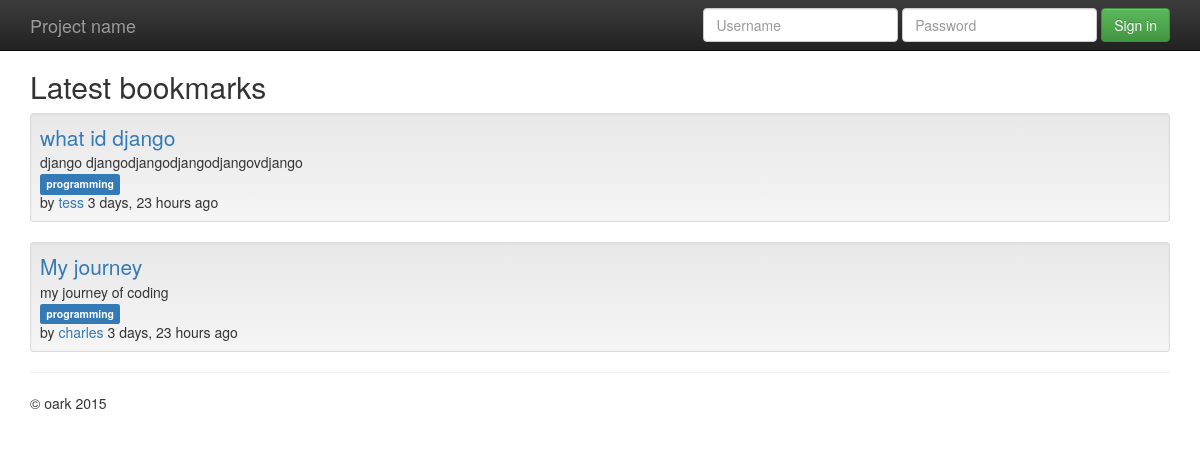
Screenshot of /bookmarksapp/ with the database file from the repository.
### bookmarksapp/models.py (models this page shows, shortened)
@python_2_unicode_compatible
class Bookmark(models.Model):
    url = models.URLField()
    title = models.CharField('title', max_length=255)
    description = models.TextField('description', blank=True)
    is_public = models.BooleanField('public', default=True)
    date_created = models.DateTimeField('date created')
    date_updated = models.DateTimeField('date updated')
    owner = models.ForeignKey(User, verbose_name='owner',
        related_name='bookmarks')
    tags = models.ManyToManyField(Tag, blank=True)
    objects = models.Manager()
    public = PublicBookmarkManager()
    class Meta:
        verbose_name = 'bookmark'
        verbose_name_plural = 'bookmarks'
        ordering = ['-date_created']

@python_2_unicode_compatible
class Tag(models.Model):
    name = models.CharField(max_length=50, unique=True)
    class Meta:
        verbose_name = 'tag'
        verbose_name_plural = 'tags'
        ordering = ['name']
    def __str__(self):
        return self.name

### bookmarksapp/views.py (the view)
def bookmark_list(request):
    bookmarks = Bookmark.public.all()
    context = {'bookmarks': bookmarks}
    return render(request, 'bookmarksapp/bookmark_list.html', context)

### bookmarksapp/models.py (called while the page is built)
    def get_queryset(self):
        qs = super(PublicBookmarkManager, self).get_queryset()
        return qs.filter(is_public=True)

### bookmarksapp/templates/bookmarksapp/bookmark_list.html (shortened to what this page needs)
{% extends "base.html" %}
{% block heading %}
  <h2>Latest bookmarks</h2>
{% endblock %}
{% block content %}
  <ul class="list-unstyled">
  {% for bookmark in bookmarks %}
    <li class="well well-sm">{% include "bookmarksapp/bookmark.html" %}</li>
  {% empty %}
    <li>No bookmarks. :(</li>
  {% endfor %}
  </ul>
{% endblock %}

### templates/base.html (shortened to what this page needs)
{% load staticfiles %}
<!doctype html>
 <html class="no-js" lang="">
    <head>
        <link rel="stylesheet" href="{% static "css/bootstrap.min.css"%}">
        <link rel="stylesheet" href="{% static "css/bootstrap-theme.min.css" %}">
        <link rel="stylesheet" href="{% static "css/main.css" %}">
    </head>
    <body>
    <nav class="navbar navbar-inverse navbar-fixed-top" role="navigation">
      <div class="container">
        <div class="navbar-header">
          <a class="navbar-brand" href="#">Project name</a>
        </div>
        <div id="navbar" class="navbar-collapse collapse">
          {% block toggle_login %}
           {% include "toggle_login.html" %}
           {% endblock %}
        </div>
      </div>
    </nav>
    <div class="container">
     <div>
      {% block heading %}{% endblock %}
       </div>
      <div>
      {% block content %}{% endblock %}
       </div>
      <hr>
      <footer>
        <p>&copy; oark  2015</p>
      </footer>
    </div>         <script src="//ajax.googleapis.com/ajax/libs/jquery/1.11.2/jquery.min.js"></script>
    </body>
</html>

### templates/toggle_login.html (shortened to what this page needs)
{% if user.is_authenticated %}
<ul class="nav navbar-nav navbar-right">
<li><a href="{% url "bookmarksapp_bookmark_create" %}">Create bookmark</a></li>
  <li class="dropdown">
    <a href="#" class="dropdown-toggle" data-toggle="dropdown" role="button"
        aria-expanded="false">{{ user.username }} <span class="caret"></span></a>
    <ul class="dropdown-menu" role="menu">
      <li><a href="{% url 'bookmarksapp_bookmark_user' user.username %}">
          My bookmarks</a></li>
      <li><a href="{% url "mysite_logout" %}">Logout</a></li>
    </ul>
  </li>
</ul>
{% else %}
<form class="navbar-form navbar-right" role="form" action="{% url "mysite_login" %}"
    method="post" accept-charset="utf-8">
  <div class="form-group">
    <input type="text" placeholder="Username" class="form-control" name="username">
  </div>
  <div class="form-group">
    <input type="password" placeholder="Password" class="form-control" name="password">
  </div>
  <button type="submit" class="btn btn-success">Sign in</button>
</form>
{% endif %}

### bookmarksapp/templates/bookmarksapp/bookmark.html (shortened to what this page needs)
<a class="lead" href="{{ bookmark.url }}">{{ bookmark.title }}</a>
{% if bookmark.description %}
  <br>{{ bookmark.description|linebreaksbr }}
{% endif %}
{% if not bookmark.is_public %}
  <br><span class="label label-warning">private</span>
{% else %}
    <br>
{% endif %}
{% if bookmark.tags.count %}
  {% for tag in bookmark.tags.all %}
    <span class="label label-primary">{{ tag|lower }}</span>&nbsp;
  {% endfor %}
{% endif %}
<br>by <a href="{% url "bookmarksapp_bookmark_user" bookmark.owner.username %}">
    {{ bookmark.owner.username }}</a>
{{ bookmark.date_created|timesince }} ago

### templates/base.html (style rules this page uses)
body { padding-top: 50px; padding-bottom: 20px; }

### rows the page displays
Bookmark: title "what id django", description "django djangodjangodjangodjangovdjango", owner.username "tess", date_created "3 days, 23 hours"
Tag: name "programming"
Bookmark: title "My journey", description "my journey of coding", owner.username "charles", date_created "3 days, 23 hours"
